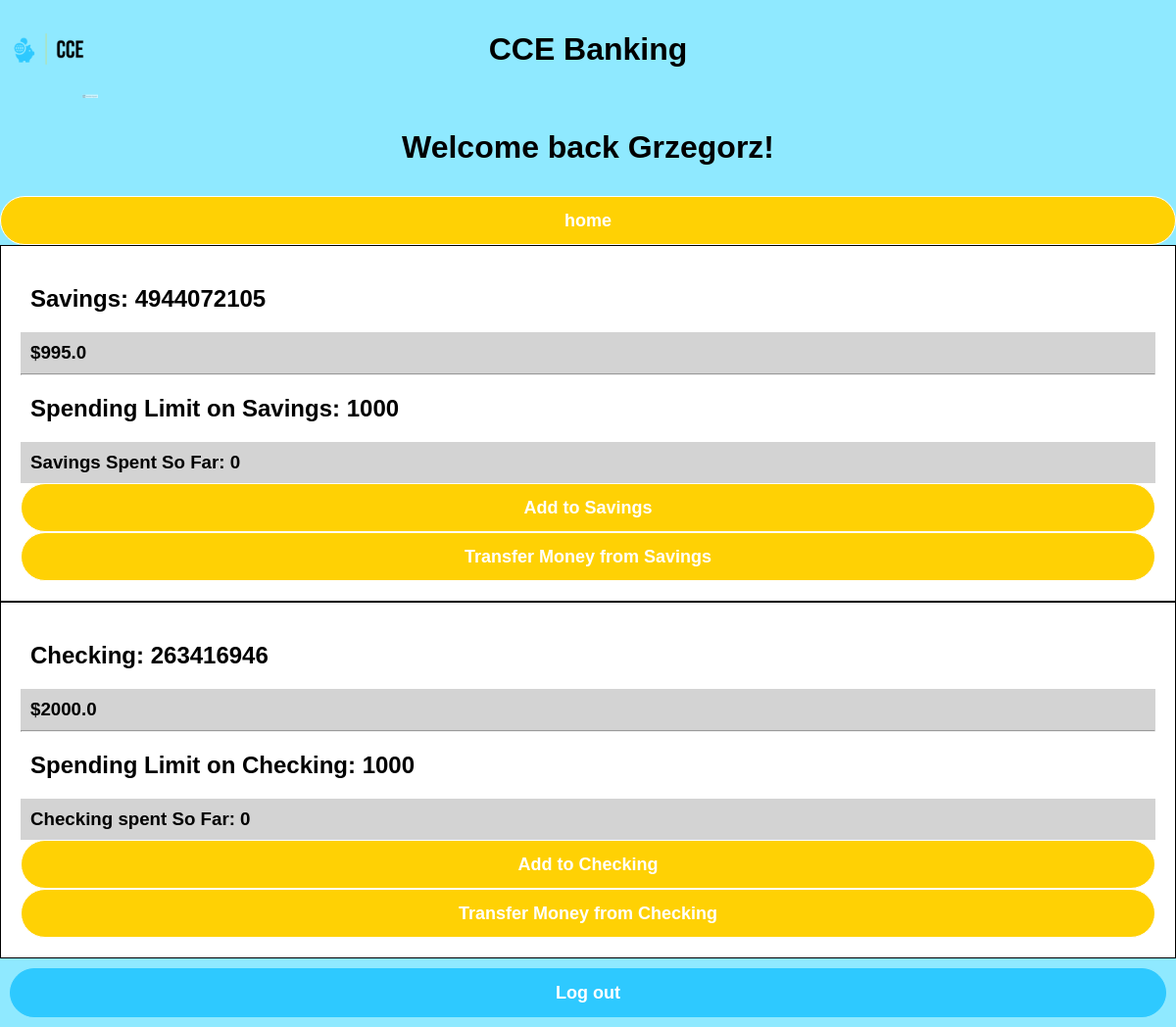
Screenshot of /user/1 (signed in) with the database file from the repository.
### app.py (models this page shows, shortened)
class users(db.Model):
    _id = db.Column("id", db.Integer, primary_key=True)
    first_name = db.Column(db.String(100))
    middle_name = db.Column(db.String(100))
    last_name = db.Column(db.String(100))
    ssn = db.Column(db.String(9))
    username = db.Column(db.String(100))
    email = db.Column(db.String(100))
    hash = db.Column(db.String(100))
    user_id = db.Column(db.String(10))
    saving_balance = db.Column(db.String(10))
    saving_acc_no = db.Column(db.String(10))
    checking_balance = db.Column(db.String(10))
    checking_acc_no = db.Column(db.String(10))
    otp_secret = db.Column(db.String(16))

class child_limits(db.Model):
    _id = db.Column("id", db.Integer, primary_key=True)
    child = db.Column(db.String(9))
    saving_spending_limit = db.Column(db.String(10))
    checking_spending_limit = db.Column(db.String(10))
    saving_spent = db.Column(db.String(10))
    checking_spent = db.Column(db.String(10))

### app.py (the view)
@app.route("/user/<user_id>", methods=["POST", "GET"])
def user(user_id):
    if "username" in session:
        child_relation = pcr.query.filter_by(child=session['ssn']).first()
        if child_relation is None:
            first_name = session["first_name"]
            middle_name = session["middle_name"]
            last_name = session["last_name"]
            ssn = session["ssn"]
            username = session["username"]
            email = session["email"]
            password = session["password"]
            user_id = session["user_id"]
            updated_user = users.query.filter_by(username=username).first()
            session["saving_balance"] = updated_user.saving_balance
            session["checking_balance"] = updated_user.checking_balance
            session["ssn"] = updated_user.ssn
            saving_balance = session["saving_balance"]
            saving_acc_no = session["saving_acc_no"]
            checking_balance = session["checking_balance"]
            checking_acc_no = session["checking_acc_no"]
            children = pcr.query.filter_by(parent=ssn).all()
            print(children)
            return render_template("user.html", first_name=first_name, middle_name=middle_name, last_name=last_name, ssn=ssn, username=username, email=email, password=password, user_id=user_id, saving_balance=saving_balance, saving_acc_no=saving_acc_no, checking_balance=checking_balance, checking_acc_no=checking_acc_no, children=children)
        else:
            first_name = session["first_name"]
            middle_name = session["middle_name"]
            last_name = session["last_name"]
            ssn = session["ssn"]
            username = session["username"]
            email = session["email"]
            password = session["password"]
            user_id = session["user_id"]
            updated_user = users.query.filter_by(username=username).first()
            session["saving_balance"] = updated_user.saving_balance
            session["checking_balance"] = updated_user.checking_balance
            session["ssn"] = updated_user.ssn
            saving_balance = session["saving_balance"]
            saving_acc_no = session["saving_acc_no"]
            checking_balance = session["checking_balance"]
            checking_acc_no = session["checking_acc_no"]
            limits = child_limits.query.filter_by(child=ssn).first()
            return render_template("child_user.html", first_name=first_name, middle_name=middle_name, last_name=last_name, ssn=ssn, username=username, email=email, password=password, user_id=user_id, saving_balance=saving_balance, saving_acc_no=saving_acc_no, checking_balance=checking_balance, checking_acc_no=checking_acc_no, saving_spending_limit=limits.saving_spending_limit, checking_spending_limit=limits.checking_spending_limit, checking_spent=limits.checking_spent, saving_spent=limits.saving_spent)
    else:
        return redirect(url_for("home"))

### templates/child_user.html (shortened to what this page needs)
{% extends 'base.html' %}
{% block body %}
<h1>Welcome back {{first_name}}! </h1>
    <form action="/">
        <input type="submit" value="home">
    </form>
    <div id="money">
        <h2>Savings: {{saving_acc_no}}</h2>
        <h3>${{saving_balance}}</h3><hr>
        <h2>Spending Limit on Savings: {{saving_spending_limit}}</h2>
        <h3>Savings Spent So Far: {{saving_spent}}</h3>
        <form action="/addToSavings">
            <input type="submit" name="add_to_savings" id="add_to_savings" value="Add to Savings">
        </form>
        <div>
            <form action="/transferSavings">
                <input type="submit" name="transfer_from_savings" id="transfer_from_savings" value="Transfer Money from Savings">
            </form>
        </div>
    </div>
    <div id="money">
        <h2>Checking: {{checking_acc_no}}</h2>
        <h3>${{checking_balance}}</h3><hr>
        <h2>Spending Limit on Checking: {{checking_spending_limit}}</h2>
        <h3>Checking spent So Far: {{checking_spent}}</h3>
        <form action="/addToChecking">
            <input type="submit" name="add_to_checking" id="add_to_checking" value="Add to Checking">
        </form>
        <div>
            <form action="/transferChecking">
                <input type="submit" name="transfer_from_checking" id="transfer_from_checking" value="Transfer Money from Checking">
            </form>
        </div>
    </div>
<form action="/logout">
    <p><input type="submit" style="background-color:#2ec9ff; border-color:#2ec9ff;" name="logout" value="Log out" /></p>
</form>
{% endblock %}

### templates/base.html (shortened to what this page needs)
<!DOCTYPE html>
<html>
<head>
    <link rel="stylesheet" href="../static/style.css">
</head>
<body style="background-color:#8fe9ff;">
    <div id = "logo">
        <a href="{{ url_for('home') }}"><img src="/static/images/CCE.png" alt="CCE" style="width:100px;height:100px;"></a>
    </div>
    <h1>CCE Banking</h1>
    {% block body %} {% endblock %}
</body>
</html>

### static/style.css (style rules this page uses)
#money { border:1px; border-style:solid; padding:20px; background-color: white; }
a { text-decoration: none; }
* { margin: 0; padding: 0; box-sizing: border-box; font-family: "Poppins", sans-serif; }
input[type="submit"] { width: 100%; height: 50px; border: 1px solid; margin: 0px 0; background: #ffd104; border-radius: 25px; font-size: 18px; color: white; font-weight: 700; cursor: pointer; outline: none; }
html { font-family: sans-serif; }
body { margin: 0; padding: 0; background: white; height: 100vh; overflow: hidden; }
p { text-align: center; padding: 10px; }
h1 { padding: 0px; text-align: center; color: black; line-height: 100px; margin: 0; }
h2 { padding: 10px; padding-top: 20px; padding-bottom: 20px; }
h3 { padding: 10px; background-color: lightgrey; }
#logo { position:fixed; top:0; left:0; }

### rows the page displays
users: saving_balance "995.0", checking_balance "2000.0"
child_limits: saving_spending_limit "1000", checking_spending_limit "1000"

### other values shown
{{ first_name }} "Grzegorz"
{{ saving_acc_no }} "4944072105"
{{ saving_spent }} "0"
{{ checking_acc_no }} "263416946"
{{ checking_spent }} "0"
